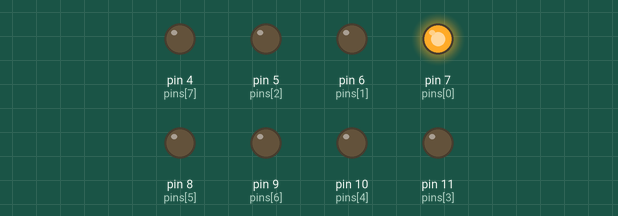
Recording of a sketch running on a simulated Arduino Uno, built with avr-gcc and run on an emulated ATmega328P. On the bench: output pins drawn as LEDs (lit = HIGH).

Above: at 0.05 s.
At 1.2 s:
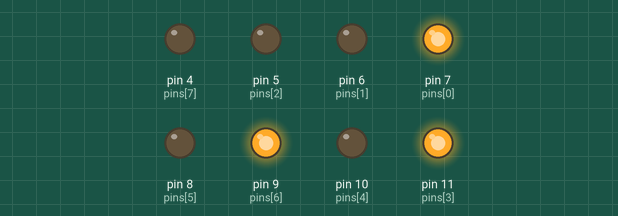
At 2.55 s:
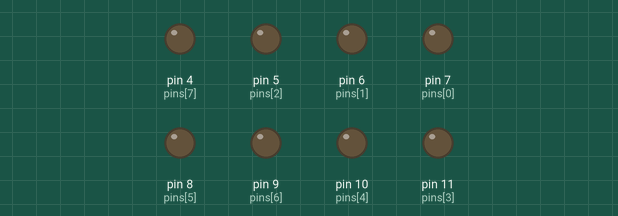
At 5.35 s:
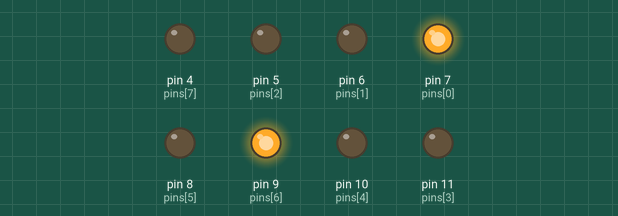
Timing chart, 0 to 6.0 s (numbered marks = the images above):
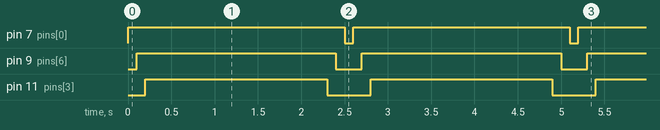

Measured:
- by itself, pin 7 (pins[0]): alternates HIGH for 2.5 s and LOW for 0.10 s
- by itself, pin 9 (pins[6]): alternates HIGH for 2.3 s and LOW for 0.30 s
- by itself, pin 11 (pins[3]): alternates HIGH for 2.1 s and LOW for 0.50 s

The sketch:

7-segment.ino
```cpp
const int pins[] = {7,/*A*/ 6,/*B*/ 5,/*C*/ 11,/*D*/ 10,/*E*/ 8,/*F*/ 9,/*G*/ 4/*DP*/};
const int displayDelay = 2000;

const int displayNumbers[][8] = {
  {1, 1, 1, 1, 1, 1, 0, 0}, // 0
  {0, 1, 1, 0, 0, 0, 0, 0}, // 1
  {1, 1, 0, 1, 1, 0, 1, 0}, // 2
  {1, 1, 1, 1, 0, 0, 1, 0}, // 3
  {0, 1, 1, 0, 0, 1, 1, 0}, // 4
  {1, 0, 1, 1, 0, 1, 1, 0}, // 5
  {1, 0, 1, 1, 1, 1, 1, 0}, // 6
  {1, 1, 1, 0, 0, 0, 0, 0}, // 7
  {1, 1, 1, 1, 1, 1, 1, 0}, // 8
  {1, 1, 1, 1, 0, 1, 1, 0}, // 9
};

void displayNumber(int number, bool dot) {
  for (int i = 0; i < 8; i++) {
    digitalWrite(pins[i], displayNumbers[number][i]);
  }
  digitalWrite(pins[7], dot); // Set DP pin
}

void cleanDisplay() {
  for (int i = 0; i < 8; i++) {
    digitalWrite(pins[i], LOW);
    delay(50);
  }

  delay(500);

  for (int i = 0; i < 8; i++) {
    digitalWrite(pins[i], LOW);
  }
}

void pulsePin(int pin, bool state, int duration) {
  digitalWrite(pin, state);
  delay(duration);
}

void tripleBar() {
  pulsePin(pins[0], HIGH, 100); // A
  pulsePin(pins[6], HIGH, 100); // G
  pulsePin(pins[3], HIGH, 100); // D
}

void cleanTriple() {
  pulsePin(pins[3], LOW, 100); // D
  pulsePin(pins[6], LOW, 100); // G
  pulsePin(pins[0], LOW, 100); // A
}

void setup() {
  for (int i = 0; i < 8; i++) {
    pinMode(pins[i], OUTPUT);
  }
}

void loop() {
  /*for (int i = 0; i <= 9; i++) {
    displayNumber(i, true);
    delay(displayDelay);
    cleanDisplay();
  }*/
  tripleBar();
  delay(displayDelay);
  cleanTriple();
}
```
